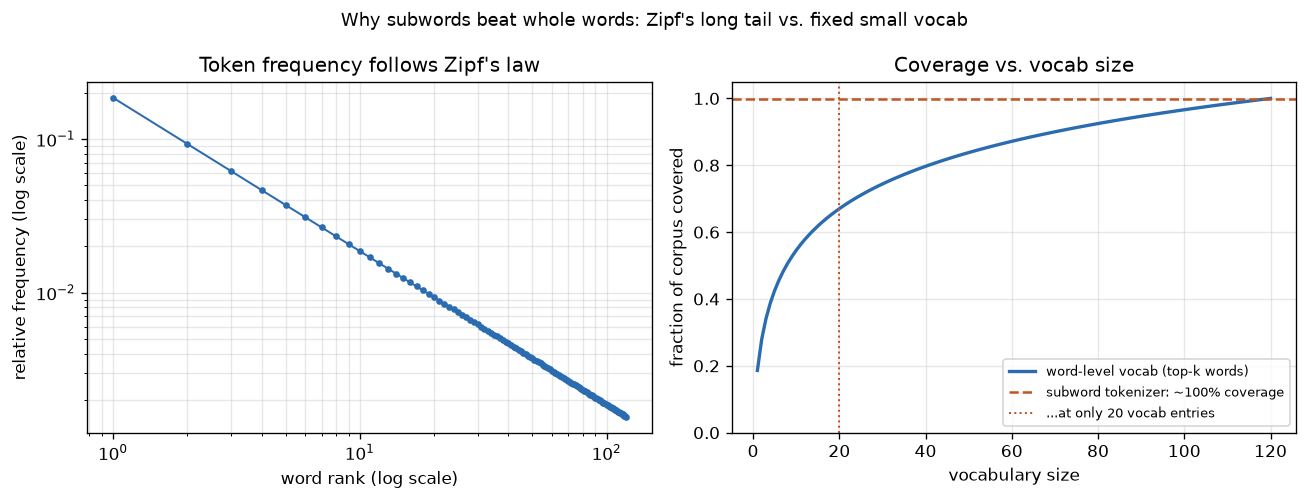

The Python source for this figure:
import numpy as np
import matplotlib
matplotlib.use("Agg")
import matplotlib.pyplot as plt

np.random.seed(42)

# ---- Synthetic Zipfian corpus: word rank r has frequency proportional to 1/r ----
n_words = 120
ranks = np.arange(1, n_words + 1)
freqs = 1.0 / ranks          # Zipf's law, s = 1
freqs = freqs / freqs.sum()  # normalize to a probability mass

# ---- Word-level tokenization: cumulative coverage as vocab (top-k words) grows ----
cum_coverage = np.cumsum(freqs)

# ---- Subword tokenization: any word decomposes into a small, fixed inventory of ----
# ---- characters/subword pieces, so coverage is ~100% at a tiny, corpus-size-independent vocab ----
subword_vocab_size = 20
subword_coverage = 0.999

fig, ax = plt.subplots(1, 2, figsize=(11, 4.2))

# Left: Zipf's law itself (log-log) -- the long tail that breaks word-level vocabs
ax[0].loglog(ranks, freqs, color="#2b6cb0", marker="o", markersize=3, linewidth=1.2)
ax[0].set_xlabel("word rank (log scale)")
ax[0].set_ylabel("relative frequency (log scale)")
ax[0].set_title("Token frequency follows Zipf's law")
ax[0].grid(True, which="both", alpha=0.3)

# Right: coverage vs vocab size -- word-level needs huge vocab to climb the tail;
# subword tokenization gets near-100% coverage at a small, fixed vocab size
ax[1].plot(ranks, cum_coverage, color="#2b6cb0", linewidth=2, label="word-level vocab (top-k words)")
ax[1].axhline(subword_coverage, color="#c05621", linestyle="--", linewidth=1.5,
              label=f"subword tokenizer: ~100% coverage")
ax[1].axvline(subword_vocab_size, color="#c05621", linestyle=":", linewidth=1.2,
              label=f"...at only {subword_vocab_size} vocab entries")
ax[1].set_xlabel("vocabulary size")
ax[1].set_ylabel("fraction of corpus covered")
ax[1].set_title("Coverage vs. vocab size")
ax[1].set_ylim(0, 1.05)
ax[1].legend(fontsize=8, loc="lower right")
ax[1].grid(True, alpha=0.3)

fig.suptitle("Why subwords beat whole words: Zipf's long tail vs. fixed small vocab", fontsize=11)
fig.tight_layout()
plt.savefig("graph_DAY_65.png", dpi=120, bbox_inches="tight")
